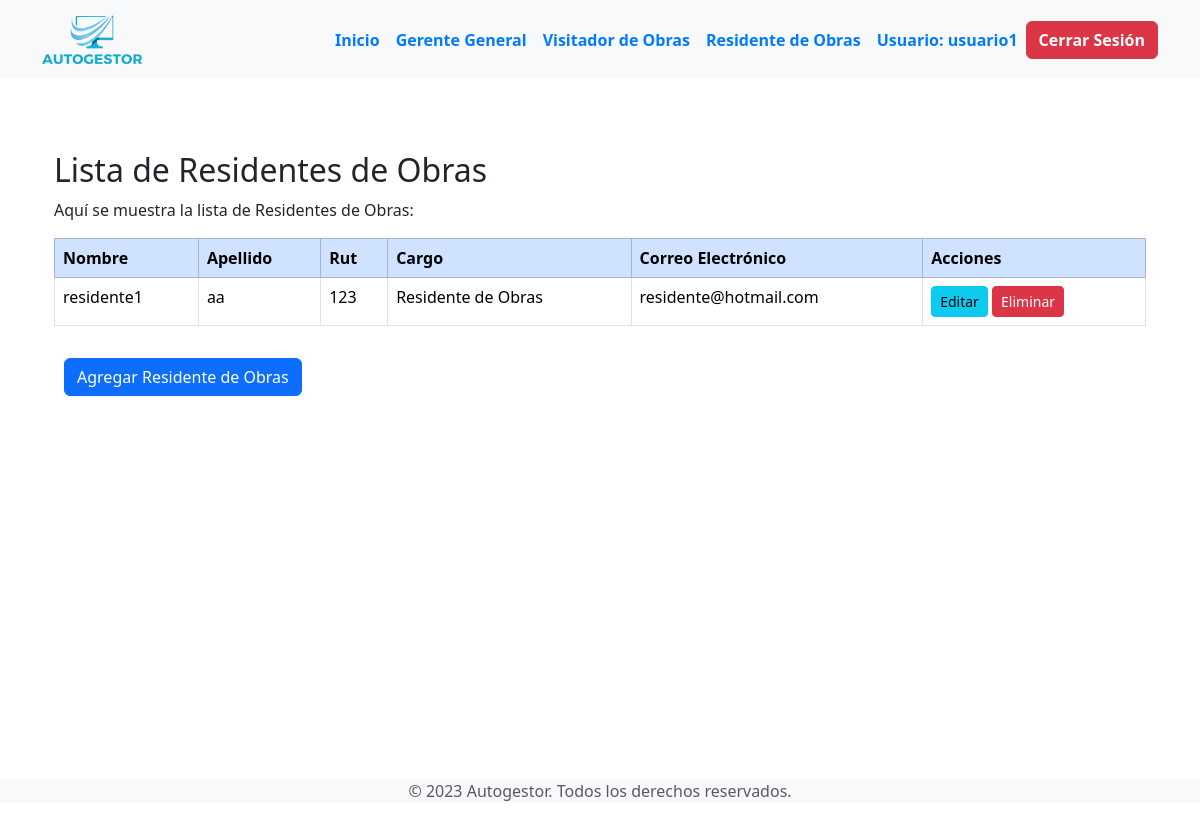
The page /secciones/empresas/residente/index_residente.php (signed in) on the database its author committed.
### tables this page shows
CREATE TABLE `residentes_obra` (
  `id` int(11) NOT NULL,
  `id_empresa` int(11) DEFAULT NULL,
  `nombre` varchar(50) NOT NULL,
  `apellido` varchar(50) NOT NULL,
  `rut` varchar(20) NOT NULL,
  `cargo` varchar(50) NOT NULL,
  `correo` varchar(100) NOT NULL,
  `contrasena` varchar(255) NOT NULL
);

### secciones/empresas/residente/index_residente.php (the view, shortened to what this page needs)
<?php
include("../../../bd.php");
$id_empresa_actual = $_SESSION['id_empresa'];
include("../templates/header_empresa.php");
$sentencia = $conexion->prepare("SELECT * FROM residentes_obra WHERE id_empresa = :id_empresa");
$sentencia->bindParam(":id_empresa", $id_empresa_actual);
$sentencia->execute();
$residentesObras = $sentencia->fetchAll(PDO::FETCH_ASSOC);
?>
<div class="container mt-5">
    <h2>Lista de Residentes de Obras</h2>
    <p>Aquí se muestra la lista de Residentes de Obras:</p>
    <?php if ($residentesObras) : ?>
        <div class="table-responsive">
            <table class="table table-bordered table-hover">
                <thead class="table-primary">
                    <tr>
                        <th scope="col">Nombre</th>
                        <th scope="col">Apellido</th>
                        <th scope="col">Rut</th>
                        <th scope="col">Cargo</th>
                        <th scope="col">Correo Electrónico</th>
                        <th scope="col">Acciones</th>
                    </tr>
                </thead>
                <tbody>
                    <?php foreach ($residentesObras as $residente) : ?>
                        <tr>
                            <td><?php echo $residente['nombre']; ?></td>
                            <td><?php echo $residente['apellido']; ?></td>
                            <td><?php echo $residente['rut']; ?></td>
                            <td><?php echo $residente['cargo']; ?></td>
                            <td><?php echo $residente['correo']; ?></td>
                            <td>
                                <a href='./editar_residente.php?id=<?php echo $residente['id']; ?>' class='btn btn-info btn-sm'>Editar</a>
                                <button class='btn btn-danger btn-sm' onclick='confirmarEliminacion(<?php echo $residente['id']; ?>)'>Eliminar</button>
                            </td>
                        </tr>
                    <?php endforeach; ?>
                </tbody>
            </table>
        </div>
    <?php else : ?>
        <p>No hay Residentes de Obras registrados.</p>
    <?php endif; ?>
    <div class="mt-3">
        <a href="<?php echo $url_base2; ?>residente/crear_residente.php" class="btn btn-primary">Agregar Residente de Obras</a>
    </div>
</div>
<?php include("../templates/footer_empresa.php"); ?>

### CSS/styles.css (style rules this page uses)
.btn-outline-primary, .btn-primary { margin-left: 10px; }
html, body { display: flex; flex-direction: column; min-height: 100vh; }

### secciones/empresas/templates/header_empresa.php (style rules this page uses)
body { display: flex; flex-direction: column; min-height: 100vh; }

### rows shown on the page
residentes_obra: nombre "residente1", apellido "aa", rut "123", cargo "Residente de Obras", correo "residente@hotmail.com"

### other values the page prints
$_SESSION['nombre_usuario'] "usuario1"
